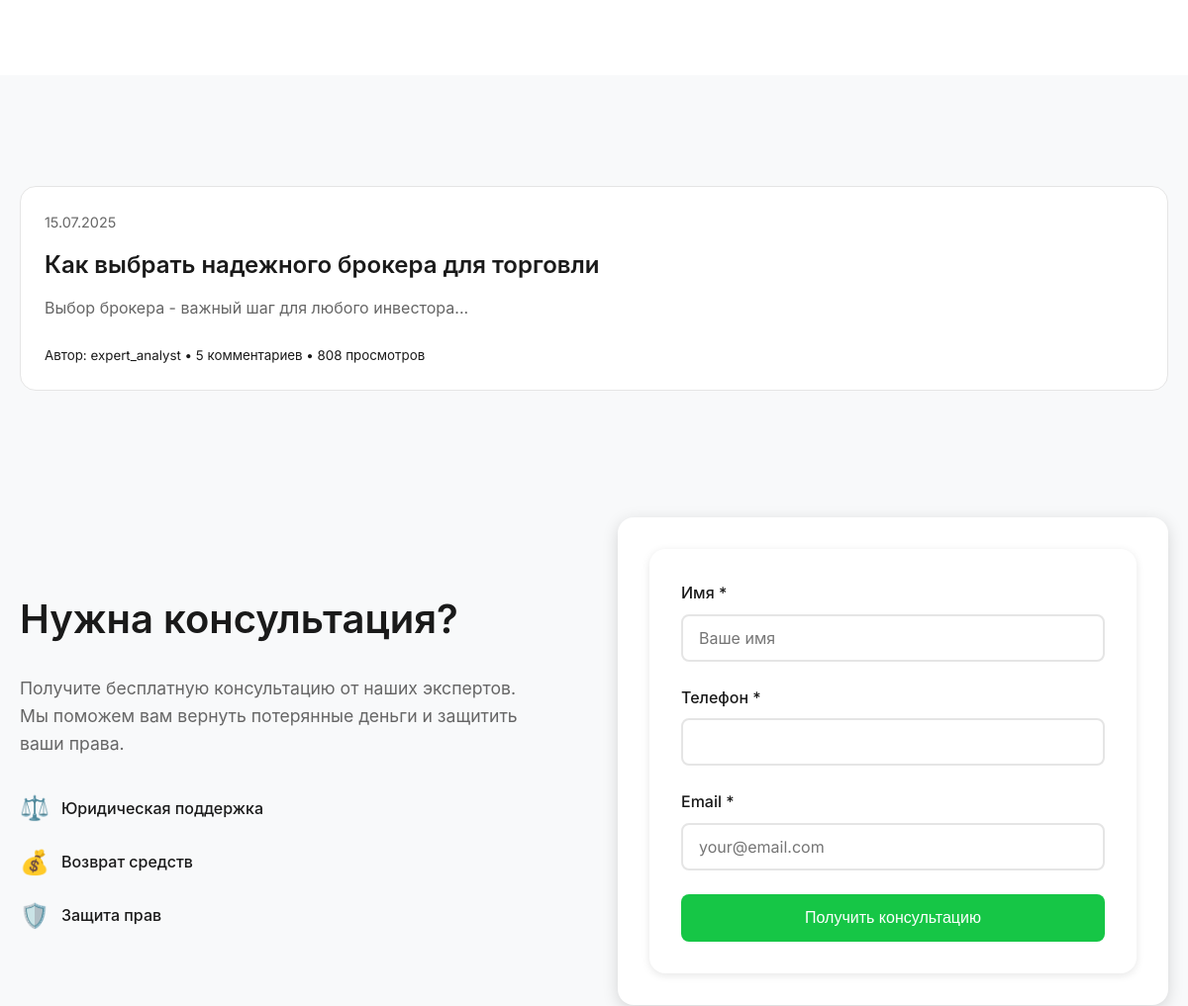
Page /forum/category/proverka-brokerov/ (middle part) on the earlier database version.
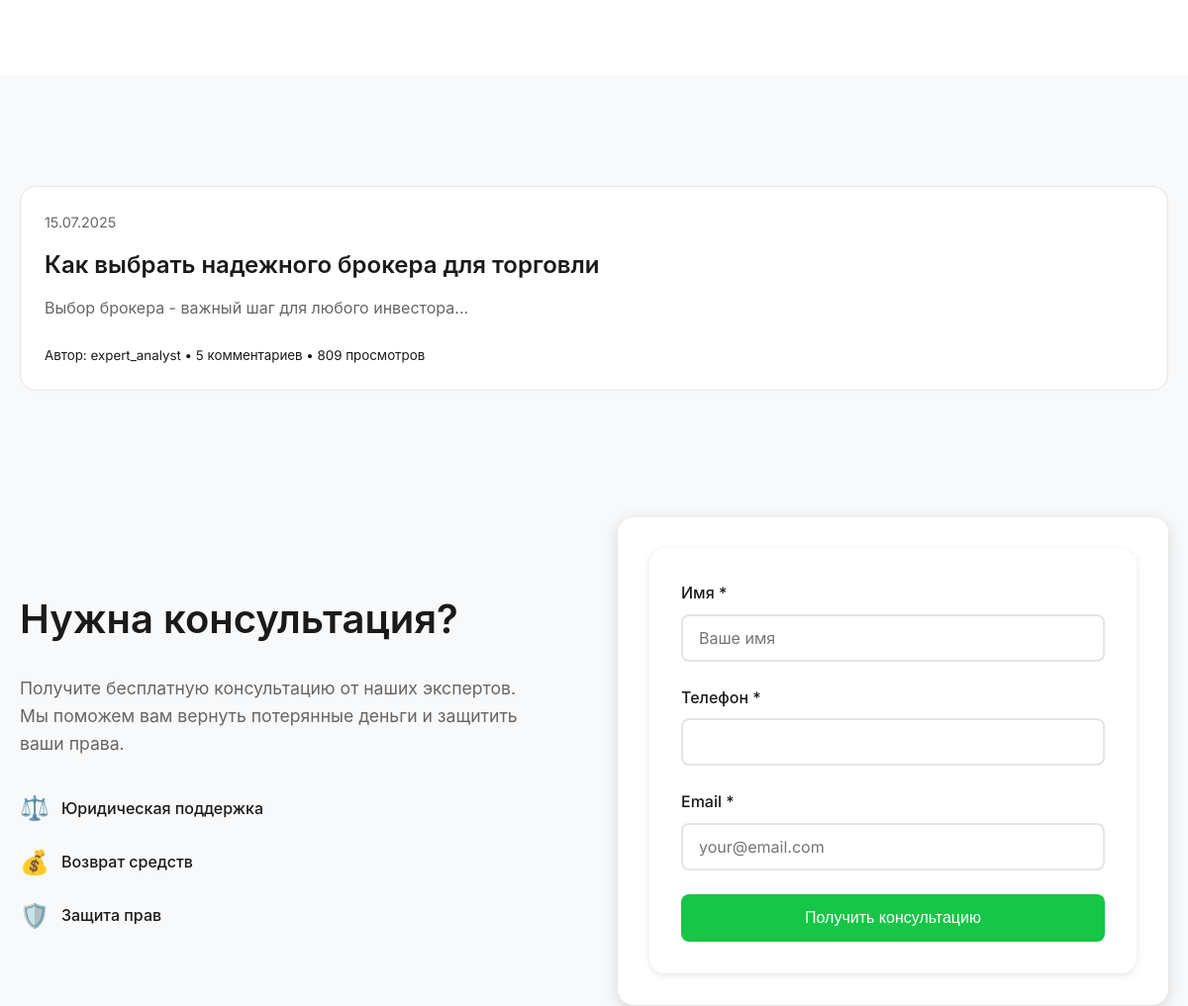
Same page on the later database version.
### forum/models.py (models this page shows, shortened)
class ForumTopic(models.Model):
    STATUS_CHOICES = [
        ('open', 'Открытая'),
        ('closed', 'Закрытая'),
        ('pinned', 'Закрепленная'),
    ]
    title = models.CharField(max_length=200, verbose_name="Заголовок")
    slug = models.SlugField(max_length=200, unique=True, verbose_name="URL")
    content = RichTextField(verbose_name="Содержание")
    category = models.ForeignKey(
        ForumCategory,
        on_delete=models.CASCADE,
        related_name='topics',
        verbose_name="Категория"
    )
    author = models.ForeignKey(
        User,
        on_delete=models.CASCADE,
        related_name='forum_topics',
        verbose_name="Автор"
    )
    status = models.CharField(
        max_length=10,
        choices=STATUS_CHOICES,
        default='open',
        verbose_name="Статус"
    )
    is_active = models.BooleanField(default=True, verbose_name="Активна")
    views_count = models.PositiveIntegerField(default=0, verbose_name="Просмотры")
    meta_title = models.CharField(max_length=60, blank=True, verbose_name="Meta Title")
    meta_description = models.CharField(max_length=160, blank=True, verbose_name="Meta Description")
    meta_keywords = models.CharField(max_length=255, blank=True, verbose_name="Meta Keywords")
    created_at = models.DateTimeField(auto_now_add=True, verbose_name="Создано")
    updated_at = models.DateTimeField(auto_now=True, verbose_name="Обновлено")
    class Meta:
        verbose_name = "Тема форума"
        verbose_name_plural = "Темы форума"
        ordering = ['-created_at']

### forum/views.py (the view)
# urls.py: path('category/<slug:slug>/', views.ForumCategoryDetailView.as_view(), name='category_detail'),
class ForumCategoryDetailView(DetailView):
    model = ForumCategory
    template_name = 'forum/category_detail.html'
    context_object_name = 'category'
    def get_context_data(self, **kwargs):
        context = super().get_context_data(**kwargs)
        topics = self.object.topics.filter(is_active=True).annotate(
            posts_count=Count('posts', filter=Q(posts__is_approved=True))
        )
        paginator = Paginator(topics, 20)
        page_number = self.request.GET.get('page')
        page_obj = paginator.get_page(page_number)
        context['topics'] = page_obj
        context['page_obj'] = page_obj
        return context

### content/context_processors.py (called while the page is built)
def site_settings(request):
    return {
        'site_settings': SiteSettings.objects.first(),
        'contact_info': ContactInfo.objects.first(),
        'about_us': AboutUs.objects.first(),
        'our_mission': OurMission.objects.all(),
        'our_team': OurTeam.objects.all(),
        'our_values': OurValues.objects.all()
    }

### templates/forum/category_detail.html (shortened to what this page needs)
{% extends 'base.html' %}
{% load static %}
{% block content %}
<section class="hero-section">
</section>
<section class="about-section">
    <div class="container">
        <div class="row">
            <div class="col-12">
                {% if topics %}
                <div class="blog__grid">
                    {% for topic in topics %}
                    <article class="blog-post">
                        <div class="blog-post__content">
                            <div class="blog-post__meta">
                                <span class="blog-post__date">{{ topic.created_at|date:"d.m.Y" }}</span>
                            </div>
                            <h3 class="blog-post__title">
                                <a href="{% url 'forum:topic_detail' topic.slug %}">
                                    {{ topic.title }}
                                </a>
                            </h3>
                            <div class="blog-post__excerpt">
                                {{ topic.content|striptags|truncatewords:30 }}
                            </div>
                            <div class="blog-post__footer">
                                <small class="text-muted">
                                    Автор: {{ topic.author.username }} •
                                    {{ topic.posts.count }} комментариев •
                                    {{ topic.views_count }} просмотров
                                </small>
                            </div>
                        </div>
                    </article>
                    {% endfor %}
                </div>
                {% endif %}
            </div>
        </div>
    </div>
</section>
{% endblock %}

Differences in the rows shown:
changed ForumTopic "Как выбрать надежного брокера для торговли": views_count "808" → "809"
